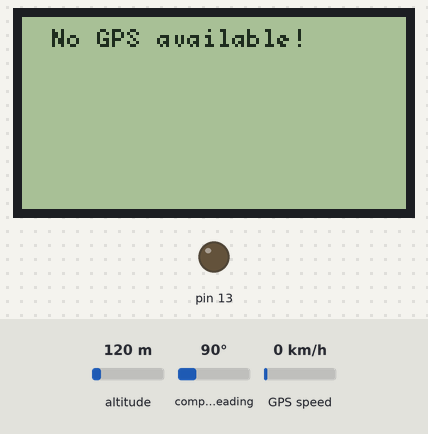
A sketch run on a simulated Arduino Uno, built with avr-gcc and run on an emulated ATmega328P. On the bench: 128×64 one-colour display, output pins drawn as LEDs (lit = HIGH). The inputs (shaded band) are chosen by the test bench; at power-on: altitude 120 m, compass heading 90°, GPS speed 0 km/h. The GPS gets a fix after 3 s at 37.7749, -122.4194 with 8 satellites; what the sketch prints to the serial monitor is not drawn.

Above: at 0.2 s.
At 3.44 s:
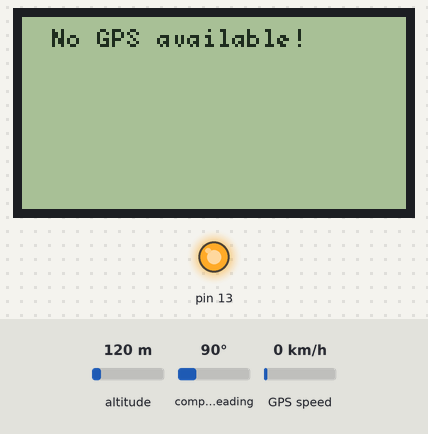
At 4.2 s:
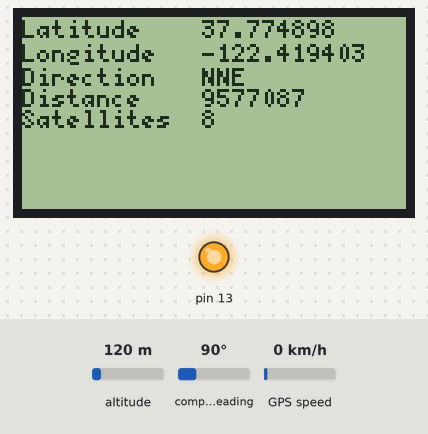
4.3 s: altitude set to 104 m
6.6 s: altitude set to 95 m
Timing chart, 0 to 9.6 s (numbered marks = the images above; inputs shaded):
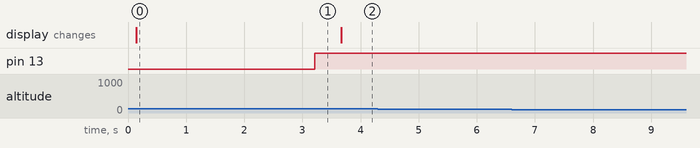

Measured:
- after the input at 4.3 s, every drawn part: stays the same
- after the input at 6.6 s, every drawn part: stays the same
- what the display in image 0 shows lasts 3.6 s, from 0.1 s to 3.7 s

The sketch:

DramaLab_GeoCaching.ino
```cpp
#include <TinyGPS++.h>
#include <AltSoftSerial.h>
#include "U8glib.h"

/*
* DramaLab_GeoCaching
* Guides you to a predefined place by varying the pitch of a tone.
* Higher pitch indicates that you are near to your goal.
*
* Same idea as the Reverse Geocache Puzzle by Arduiniana
* Based on the TinyGPS++ example code
*
* http://dramalab.unibz.it/
* Max Stricker, 09.05.2015
*
*/
// GPS settings
static const int RXPin = 8, TXPin = 9;
static const uint32_t GPSBaud = 9600;

TinyGPSPlus gps;
AltSoftSerial ss(RXPin, TXPin); //SoftSerial has problem with the tone library, use AltSoftSerial

U8GLIB_ST7920_128X64 u8g(12, 11, 10, U8G_PIN_NONE); // glcd 128x64

// the place to find, keep it secret
float HIDDEN_PLACE_LAT = 46.498591; // change this, coordinates are for UniBZ place
float HIDDEN_PLACE_LON = 11.350038;

boolean found = false;
void setup()
{
  Serial.begin(115200);
  pinMode(13, OUTPUT);
  ss.begin(GPSBaud);
  u8g.setFont(u8g_font_5x7);

  digitalWrite(13, LOW);
  Serial.println(F("DramaLab_GeoCaching"));
  Serial.println(F("Sats HDOP Latitude   Longitude   Fix  Date       Time     Date Alt    Course Speed Card  Distance Course Card  Chars Sentences Checksum"));
  Serial.println(F("          (deg)      (deg)       Age                      Age  (m)    --- from GPS ----  ---- to London  ----  RX    RX        Fail"));
  Serial.println(F("---------------------------------------------------------------------------------------------------------------------------------------"));

  u8g.firstPage();
  do {
    u8g.setPrintPos(10,10);
    u8g.print("No GPS available!");
  }while(u8g.nextPage());

}

void loop()
{
  // fetch new NMEA Strings
  while (ss.available())
      gps.encode(ss.read());

  // printing debug information on serial monitor
  printInt(gps.satellites.value(), gps.satellites.isValid(), 5);
  printInt(gps.hdop.value(), gps.hdop.isValid(), 5);
  printFloat(gps.location.lat(), gps.location.isValid(), 11, 6);
  printFloat(gps.location.lng(), gps.location.isValid(), 12, 6);
  printInt(gps.location.age(), gps.location.isValid(), 5);
  printDateTime(gps.date, gps.time);
  printFloat(gps.altitude.meters(), gps.altitude.isValid(), 7, 2);
  printFloat(gps.course.deg(), gps.course.isValid(), 7, 2);
  printFloat(gps.speed.kmph(), gps.speed.isValid(), 6, 2);
  printStr(gps.course.isValid() ? TinyGPSPlus::cardinal(gps.course.value()) : "*** ", 6);
  unsigned long distance = (unsigned long)TinyGPSPlus::distanceBetween(gps.location.lat(), gps.location.lng(), HIDDEN_PLACE_LAT, HIDDEN_PLACE_LON);
  printInt(distance, gps.location.isValid(), 9);
  double course = TinyGPSPlus::courseTo(gps.location.lat(), gps.location.lng(), HIDDEN_PLACE_LAT, HIDDEN_PLACE_LON);
  printFloat(course, gps.location.isValid(), 7, 2);
  const char *cardinal = TinyGPSPlus::cardinal(course);
  printStr(gps.location.isValid() ? cardinal : "*** ", 6);
  printInt(gps.charsProcessed(), true, 6);
  printInt(gps.sentencesWithFix(), true, 10);
  printInt(gps.failedChecksum(), true, 9);
  Serial.println();

  if(gps.location.isValid()){
    digitalWrite(13, HIGH); // indicate gps fix
    // display debug output on tft
    displayInfo(gps.location.lat(), gps.location.lng(),course, distance, gps.satellites.value());
    if(distance<500){
      if(!found){
        playTone(distance); //indicate remaining distance by pitch
      }
      if(distance<20){ // if within 20 meters of desired place
        displayFound(); //display a message
      }
    }
  }
}


static void playTone(int distance){
  int pitch = map(distance, 1, 500, 4978, 33); // tones are from B0 to DS8
  tone(7, pitch, 1000);
  delay(1500);
}

static void displayFound(){
  found = true;
  u8g.firstPage();
  do {
    u8g.setFont(u8g_font_5x7);
    u8g.setPrintPos(10,10);
    u8g.print("Wow, you found it!");
  }while(u8g.nextPage());
}

/* all methods below are just for printing out debug information */

static void printFloat(float val, bool valid, int len, int prec)
{
  if (!valid)
  {
    while (len-- > 1)
      Serial.print('*');
    Serial.print(' ');
  }
  else
  {
    Serial.print(val, prec);
    int vi = abs((int)val);
    int flen = prec + (val < 0.0 ? 2 : 1); // . and -
    flen += vi >= 1000 ? 4 : vi >= 100 ? 3 : vi >= 10 ? 2 : 1;
    for (int i=flen; i<len; ++i)
      Serial.print(' ');
  }
}

static void printInt(unsigned long val, bool valid, int len)
{
  char sz[32] = "*****************";
  if (valid)
    sprintf(sz, "%ld", val);
  sz[len] = 0;
  for (int i=strlen(sz); i<len; ++i)
    sz[i] = ' ';
  if (len > 0)
    sz[len-1] = ' ';
  Serial.print(sz);
}

static void printDateTime(TinyGPSDate &d, TinyGPSTime &t)
{
  if (!d.isValid())
  {
    Serial.print(F("********** "));
  }
  else
  {
    char sz[32];
    sprintf(sz, "%02d/%02d/%02d ", d.month(), d.day(), d.year());
    Serial.print(sz);
  }

  if (!t.isValid())
  {
    Serial.print(F("******** "));
  }
  else
  {
    char sz[32];
    sprintf(sz, "%02d:%02d:%02d ", t.hour(), t.minute(), t.second());
    Serial.print(sz);
  }

  printInt(d.age(), d.isValid(), 5);
}

static void printStr(const char *str, int len)
{
  int slen = strlen(str);
  for (int i=0; i<len; ++i)
    Serial.print(i<slen ? str[i] : ' ');
}

static void displayInfo(float lt, float ln, double cour, long dist, int satellites){
  if(!found){
    static const char* directions[] = {"N", "NNE", "NE", "ENE", "E", "ESE", "SE", "SSE", "S", "SSW", "SW", "WSW", "W", "WNW", "NW", "NNW"};
    int direction = (int)((cour + 11.25f) / 22.5f);
    const char* toDisplay =  directions[direction % 16];
    u8g.firstPage();
    do {
      u8g.setPrintPos(0,7);
      u8g.print("Latitude");
      u8g.setPrintPos(60,7);
      u8g.print(lt,6);
      u8g.setPrintPos(0,15);
      u8g.print("Longitude");
      u8g.setPrintPos(60,15);
      u8g.print(ln,6);
      u8g.setPrintPos(0,23);
      u8g.print("Direction");
      u8g.setPrintPos(60,23);
      u8g.print(toDisplay);
      u8g.setPrintPos(0,30);
      u8g.print("Distance");
      u8g.setPrintPos(60,30);
      u8g.print(dist);
      u8g.setPrintPos(0,37);
      u8g.print("Satellites");
      u8g.setPrintPos(60,37);
      u8g.print(satellites);
    }while(u8g.nextPage());
  }
}
```
